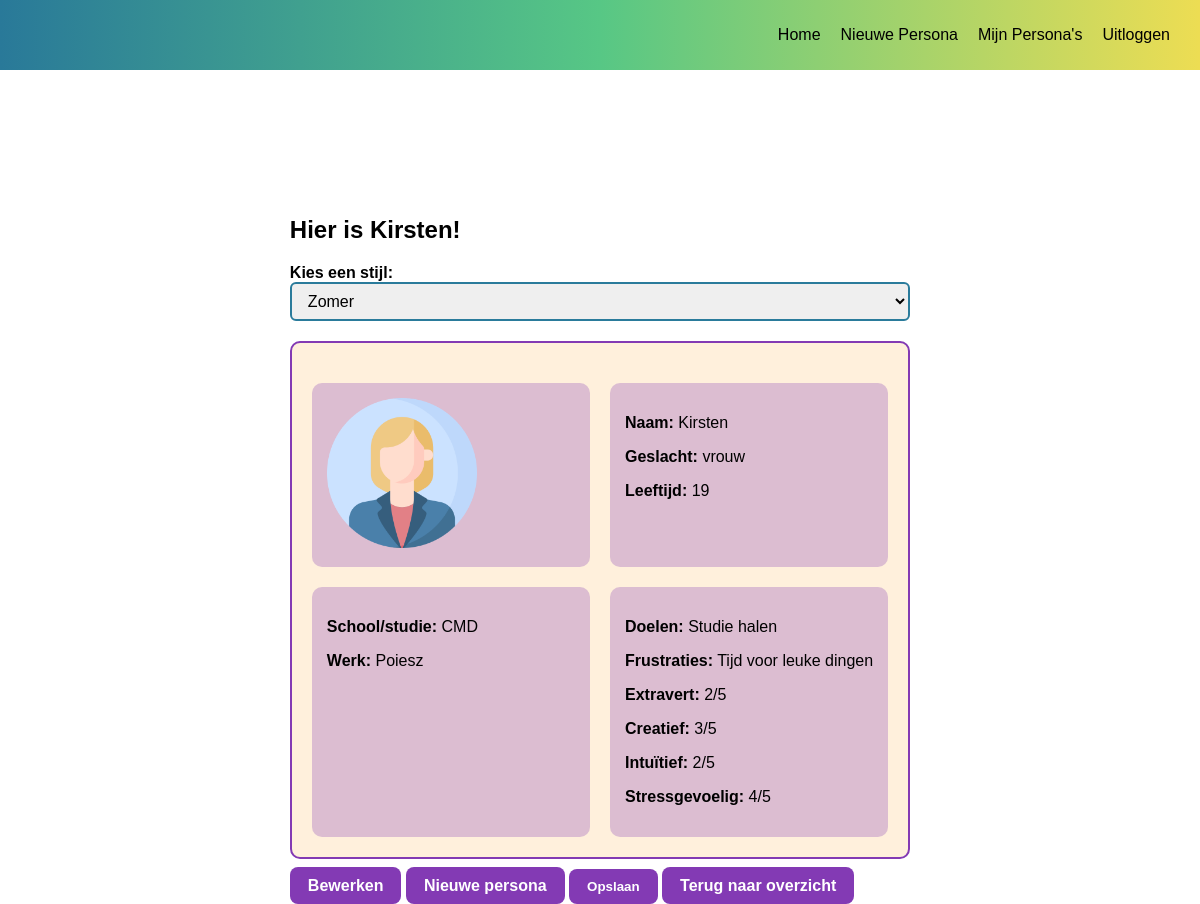
The app's page /persona/29 (signed in) with its own data.
### models.py (models this page shows, shortened)
class Persona(db.Model):
    id = db.Column(db.Integer, primary_key=True)
    naam = db.Column(db.String(100))
    geslacht = db.Column(db.String(20))
    leeftijd = db.Column(db.Integer)
    school = db.Column(db.Text)
    werk = db.Column(db.Text)
    doelen = db.Column(db.Text)
    frustraties = db.Column(db.Text)
    extravert = db.Column(db.Integer)
    creatief = db.Column(db.Integer)
    intuitief = db.Column(db.Integer)
    stress = db.Column(db.Integer)
    user_id = db.Column(db.Integer, db.ForeignKey('user.id'))
    stijl = db.Column(db.String(20), default="default")

### app.py (the view)
@app.route('/persona/<int:persona_id>')
def view_persona(persona_id):
    if 'user_id' not in session:
        return redirect('/login')
    persona = Persona.query.filter_by(
        id=persona_id,
        user_id=session['user_id']
    ).first_or_404()
    return render_template(
        'result.html',
        persona=persona,
        from_db=True
    )

### templates/result.html (shortened to what this page needs)
{% extends "base.html" %}
{% block body_class %}
{{ persona.stijl or 'default' }}
{% endblock %}
{% block extra_css %}
<link rel="stylesheet" href="{{ url_for('static', filename='result.css') }}">
{% endblock %}
{% set huidige_stijl = persona.stijl or 'default' %}
{% block content %}
<h2>Hier is {{ persona.naam or 'je persona' }}!</h2>
<div class="stijl-selector">
    <label for="stijl">Kies een stijl:</label>
    <select id="stijl">
        <option value="stijl1">Zomer</option>
    </select>
</div>
<div class="result-container">
    <div class="result-kaart">
        <div class="persona-grid">
            <div class="afbeelding">
                <img src="{{ url_for('static', filename=(
                    'man.png' if (persona.geslacht or '').lower() == 'man' else
                    'vrouw.png' if (persona.geslacht or '').lower() == 'vrouw' else
                    'user.png'
                )) }}" alt="Persona Afbeelding">
            </div>
            <div class="identiteit">
                <p><strong>Naam:</strong> {{ persona.naam or '' }}</p>
                <p><strong>Geslacht:</strong> {{ persona.geslacht or '' }}</p>
                <p><strong>Leeftijd:</strong> {{ persona.leeftijd or '' }}</p>
            </div>
            <div class="leven">
                <p><strong>School/studie:</strong> {{ persona.school or '' }}</p>
                <p><strong>Werk:</strong> {{ persona.werk or '' }}</p>
            </div>
            <div class="persoonlijkheid">
                <p><strong>Doelen:</strong> {{ (persona.doelen or '')|replace('\n','<br>')|safe }}</p>
                <p><strong>Frustraties:</strong> {{ (persona.frustraties or '')|replace('\n','<br>')|safe }}</p>
                <p><strong>Extravert:</strong> {{ persona.extravert or 3 }}/5</p>
                <p><strong>Creatief:</strong> {{ persona.creatief or 3 }}/5</p>
                <p><strong>Intuïtief:</strong> {{ persona.intuitief or 3 }}/5</p>
                <p><strong>Stressgevoelig:</strong> {{ persona.stress or 3 }}/5</p>
            </div>
        </div>
    </div>
</div>
<a href="{{ url_for('stap1') }}" class="button">Bewerken</a>
<a href="{{ url_for('nieuw_persona') }}" class="button">Nieuwe persona</a>
<form method="POST" action="{{ url_for('save_persona') }}" style="display:inline">
    <button type="submit" class="button">Opslaan</button>
</form>
<a href="{{ url_for('personas') }}" class="button">
    Terug naar overzicht
</a>
{% endblock %}

### static/style.css (style rules this page uses)
* { box-sizing: border-box; font-family: Arial, Helvetica, sans-serif; }
body { margin: 0; height: 100vh; display: flex; align-items: center; justify-content: center; }
button { margin-top: 10px; padding: 10px 18px; border: none; background: #2A7B9B; color: white; font-weight: 600; border-radius: 8px; cursor: pointer; }
.button { margin-top: 10px; padding: 10px 18px; border: none; background: #2A7B9B; color: white; font-weight: 600; border-radius: 8px; cursor: pointer; text-decoration: none; }

### static/result.css (style rules this page uses)
body { margin-top: 100px; padding-top: 100px; }
body.stijl1 button, body.stijl1 .button { margin-top: 10px; padding: 10px 18px; border: none; background: #833AB4; color: white; border-radius: 8px; cursor: pointer; }
body.stijl1 .result-container { display: flex; justify-content: center; margin-top: 20px; }
body.stijl1 .result-kaart { padding: 20px; border: 2px solid #833AB4; background-color: rgba(252, 176, 69, 0.19); border-radius: 10px; display: inline-block; }
body.stijl1 .persona-grid>div { background-color: rgba(131, 58, 180, 0.28); padding: 15px; border-radius: 10px; }
.persona-grid { display: grid; grid-template-columns: repeat(2, 2fr); gap: 20px; margin-top: 20px; }
img { height: 150px; width: 150px; }
.stijl-selector { margin-bottom: 20px; font-weight: bold; }
.stijl-selector select { padding: 5px 10px; border-radius: 5px; padding: 8px 12px; border-radius: 6px; border: 2px solid #2A7B9B; width: 100%; font-size: 16px; resize: none; }

### records on screen
Persona: naam "Kirsten", geslacht (picture), geslacht "vrouw", leeftijd "19", school "CMD", werk "Poiesz", doelen "Studie halen", frustraties "Tijd voor leuke dingen", extravert "2", creatief "3", intuitief "2", stress "4"
